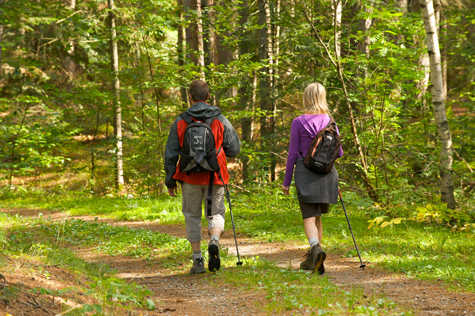
%> input picture semestre 8/traitement données audio visuels/donnees_TP5/Images/randonneur.jpg, 475 x 316 px
$ octave exercice_3.m   (GNU Octave 9; MATLAB toolbox functions it lacks are replaced by stand-ins)
%> lines starting %> are read from the running program, lines starting %| are printed output that depends on the picture; in (x1, y1, x2, y2) boxes, pixels count from 0 and x2, y2 are one past the last pixel; in counts of white or black regions, pixels touching at a corner belong together; the program's own positions count from 1
### semestre 8/traitement données audio visuels/donnees_TP5/frontiere.m
function delta_D = frontiere(D)

% Forme pour la transformation morphologique :
SE = strel('diamond',1);

% Frontiere de la zone contenant des 1 (i.e. le masque) :
delta_D = D - imerode(D,SE);

### semestre 8/traitement données audio visuels/donnees_TP5/exercice_3.m
%--------------------------------------------------------------------------
% ENSEEIHT - 2SN MM - Traitement des donnees audio-visuelles
% TP5 - Restauration d'images
% exercice_3 : inpainting par rapie뛞ge (domaine D connu)
%--------------------------------------------------------------------------

clear
close all
clc

% Mise en place de la figure pour affichage :
taille_ecran = get(0,'ScreenSize');
L = taille_ecran(3);
H = taille_ecran(4);
figure('Name','Inpainting par rapiecage',...
	'Position',[0.06*L,0.1*H,0.9*L,0.75*H])

% Lecture de l'image :
u_0 = double(imread('Images/randonneur.jpg'));
[nb_lignes,nb_colonnes,nb_canaux] = size(u_0);
%> nb_lignes = 316; nb_colonnes = 475; nb_canaux = 3
u_max = max(u_0(:));
%> u_max = 255

% Affichage de l'image :
subplot(1,2,1)
	imagesc(max(0,min(1,u_0/u_max)),[0 1])
	axis image off
	title('Image originale','FontSize',20)
	if nb_canaux == 1
		colormap gray
	end

% Lecture du domaine a restaurer :
D = imread('Images/masque_randonneur.png') > 0;
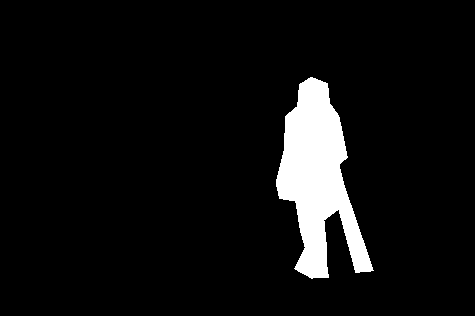
%> input picture semestre 8/traitement données audio visuels/donnees_TP5/Images/masque_randonneur.png, 475 x 316 px
%> D: size 316x475 logical; 6.6% white; 1 white region, box (x1, y1, x2, y2) and area: (276, 77, 374, 279) 9968

% Affichage de l'image resultat :
u_k = u_0;
for c = 1:nb_canaux
	u_k(:,:,c) = (~D).*u_k(:,:,c);
end
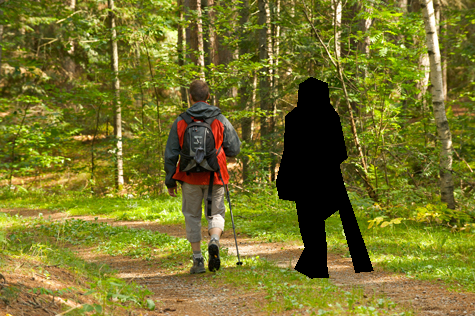
%> u_k: size 316x475x3 double; mean R, G, B 117.6, 115.1, 40.4
subplot(1,2,2)
	imagesc(max(0,min(1,u_k/u_max)),[0 1])
	axis image off
	title('Image resultat','FontSize',20)
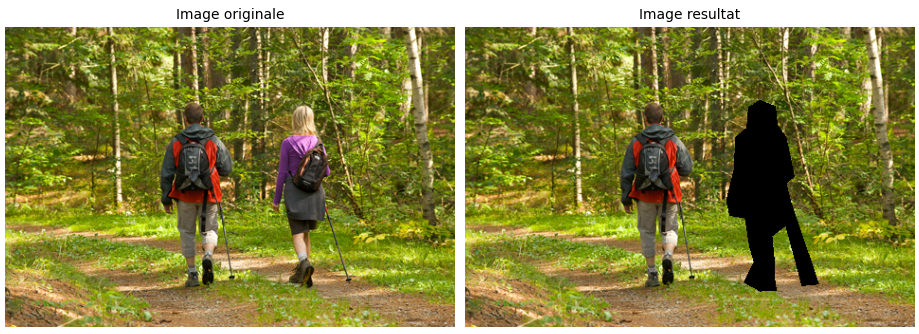
%> figure redrawn from the program's plot data, 2 panels
	if nb_canaux == 1
		colormap gray
	end
drawnow nocallbacks

% Lancement du traitement :
fprintf('Tapez un caractere pour lancer le traitement !\n');
pause

% Initialisation de la frontiere de D :
delta_D = frontiere(D);
%> in frontiere, `delta_D = D - imerode(D,SE);`:
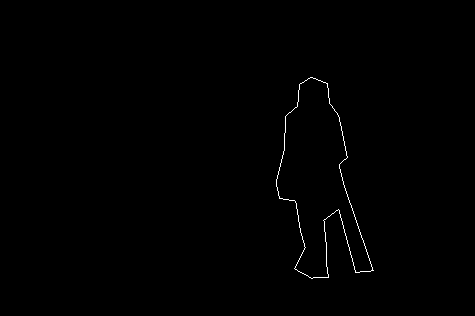
%> delta_D: size 316x475 double; values 0 (black) and 1 (white), 0.4% white in thin lines or dots, all inside (x1, y1, x2, y2) = (276, 77, 374, 279)
indices_delta_D = find(delta_D > 0);
%> indices_delta_D = 602 values from 87396 to 118139
nb_points_delta_D = length(indices_delta_D);
%> nb_points_delta_D = 602

% Parametres :
t = 9;			% Voisinage d'un pixel de taille (2t+1) x (2t+1)
T = 50;			% Fen릘re de recherche de taille (2T+1) x (2T+1)

% Tant que la frontiere de D n'est pas vide :
while nb_points_delta_D > 0

	% Pixel p de la frontiere de D tire aleatoirement :
	indice_p = indices_delta_D(randi(nb_points_delta_D));
	[i_p,j_p] = ind2sub(size(D),indice_p);

	% Recherche du pixel q_chapeau :
%> (the run ends here)
